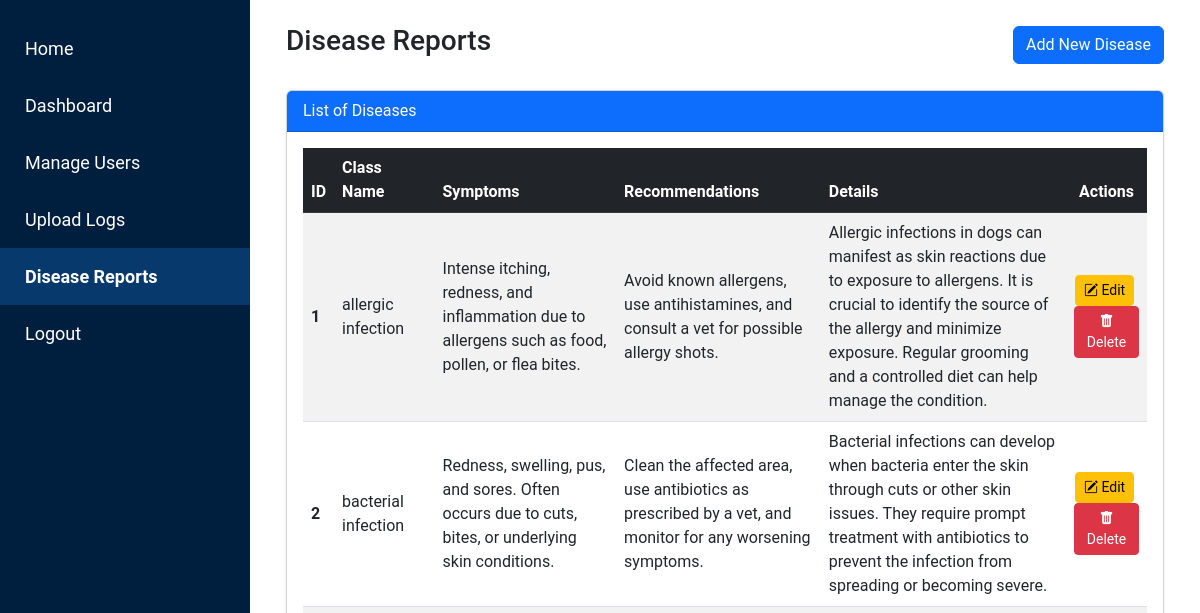
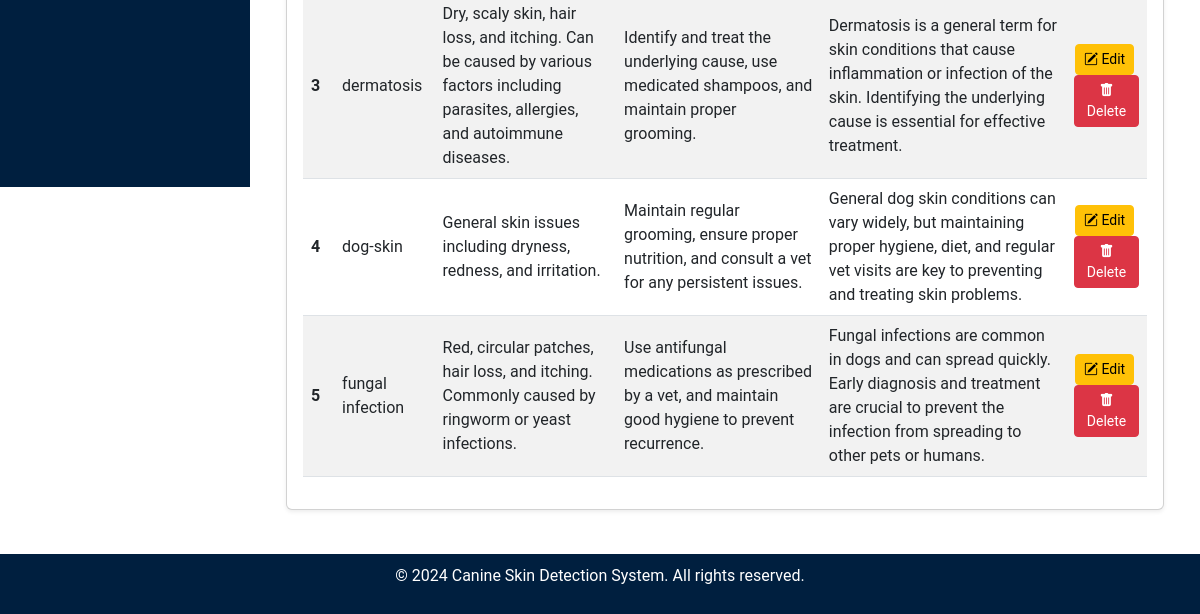
/admin/disease_reports, run on an earlier commit of the app's database (2 pictures, top to bottom).
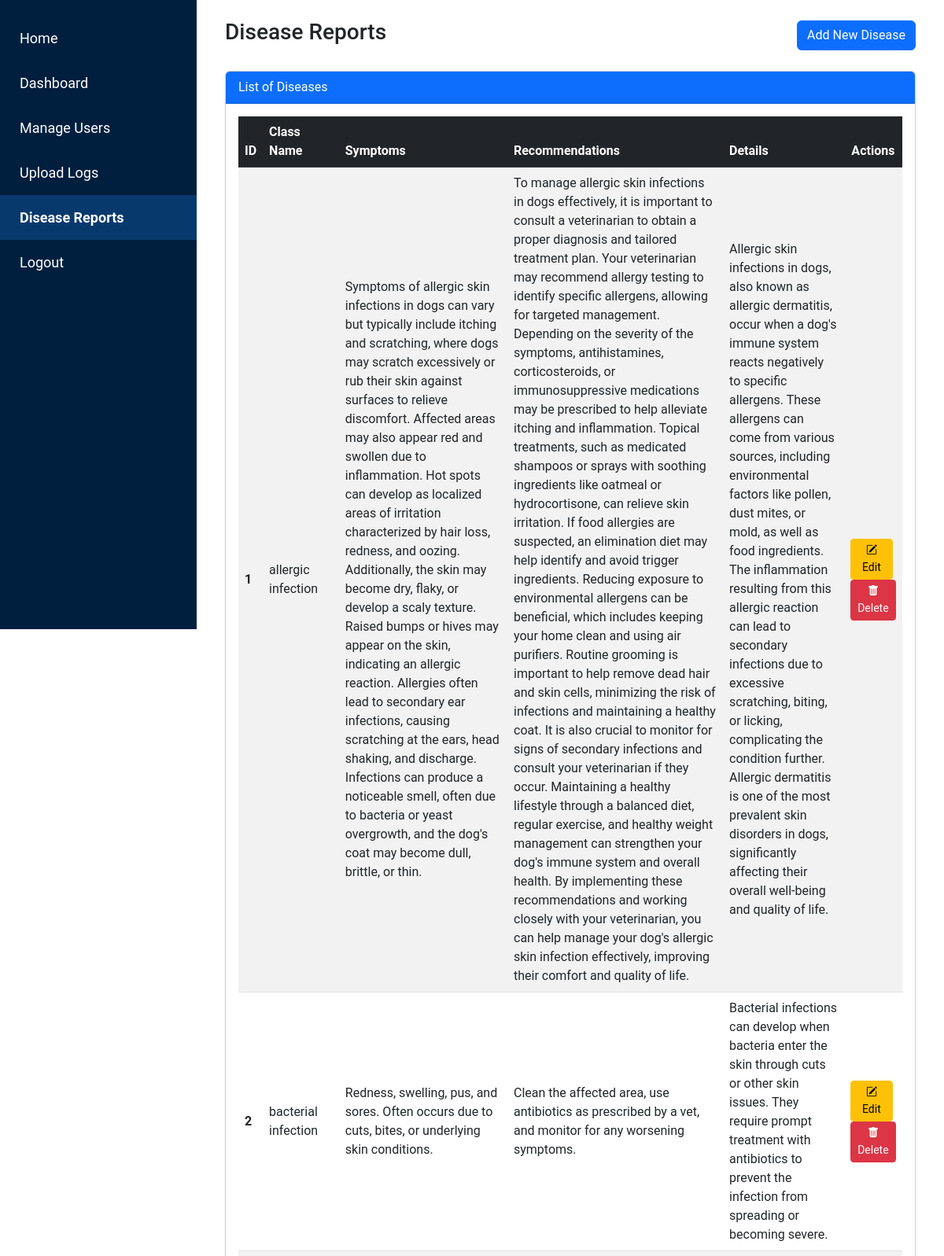
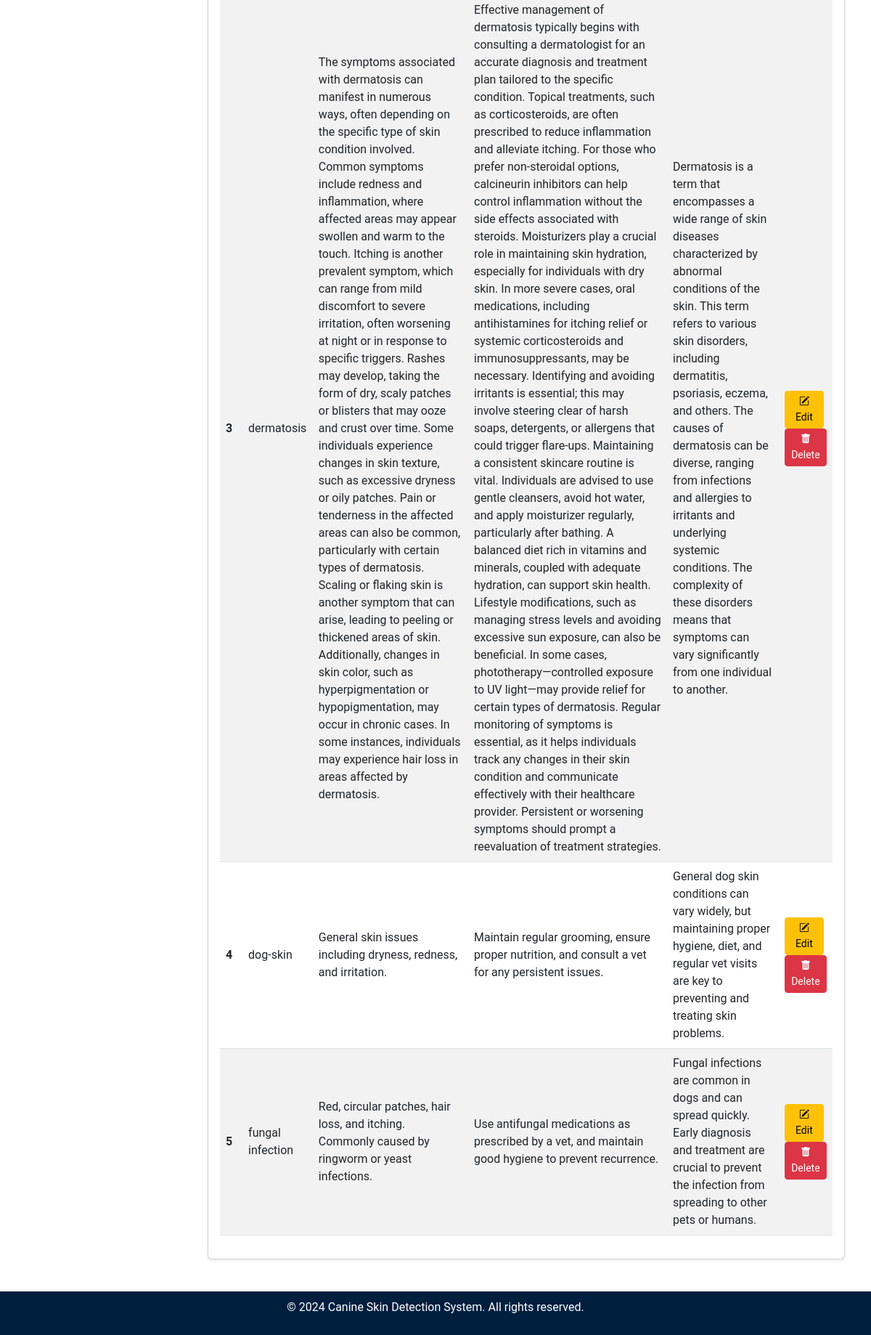
And on a later commit of the database (2 pictures, top to bottom).
### tables this page shows
CREATE TABLE diseases (
    disease_id INTEGER PRIMARY KEY AUTOINCREMENT,
    class_name TEXT UNIQUE NOT NULL,
    symptoms TEXT NOT NULL,
    recommendations TEXT NOT NULL,
    details TEXT NOT NULL
);

### admin.py (the view)
@admin.route('/disease_reports')
def disease_reports():
    conn = get_db_connection()
    diseases = conn.execute('SELECT * FROM diseases').fetchall()
    conn.close()
    return render_template('admin/disease_reports.html', diseases=diseases)

### db.py (called while the page is built)
def get_db_connection():
    conn = sqlite3.connect('site.db')
    conn.row_factory = sqlite3.Row  # Allows accessing rows as dictionaries
    return conn

### templates/admin/disease_reports.html (shortened to what this page needs)
<!DOCTYPE html>
<html lang="en">
<head>
    <link href="https://cdn.jsdelivr.net/npm/bootstrap@5.3.0-alpha1/dist/css/bootstrap.min.css" rel="stylesheet">
    <link rel="stylesheet" href="{{ url_for('static', filename='css/admin_styles.css') }}">
    <link href="https://cdnjs.cloudflare.com/ajax/libs/bootstrap-icons/1.8.1/font/bootstrap-icons.min.css" rel="stylesheet">
</head>
<body>
    {% include 'partials/admin_sidebar.html' %}
    <div class="content p-4">
        <div class="container-fluid">
            <div class="d-flex justify-content-between align-items-center mb-4">
                <h1 class="h3">Disease Reports</h1>
                <a href="{{ url_for('admin.add_disease') }}" class="btn btn-primary">Add New Disease</a>
            </div>
            <div class="card shadow-sm">
                <div class="card-header bg-primary text-white">
                    List of Diseases
                </div>
                <div class="card-body">
                    <table class="table table-hover table-striped align-middle">
                        <thead class="table-dark">
                            <tr>
                                <th scope="col">ID</th>
                                <th scope="col">Class Name</th>
                                <th scope="col">Symptoms</th>
                                <th scope="col">Recommendations</th>
                                <th scope="col">Details</th>
                                <th scope="col" class="text-center">Actions</th>
                            </tr>
                        </thead>
                        <tbody>
                            {% for disease in diseases %}
                            <tr>
                                <th scope="row">{{ disease.disease_id }}</th>
                                <td>{{ disease.class_name }}</td>
                                <td>{{ disease.symptoms }}</td>
                                <td>{{ disease.recommendations }}</td>
                                <td>{{ disease.details }}</td>
                                <td class="text-center">
                                    <a href="{{ url_for('admin.edit_disease', disease_id=disease.disease_id) }}" class="btn btn-sm btn-warning me-1" title="Edit Disease" data-bs-toggle="tooltip" data-bs-placement="top">
                                        <i class="bi bi-pencil-square"></i> Edit
                                    </a>
                                    <form action="{{ url_for('admin.delete_disease', disease_id=disease.disease_id) }}" method="POST" class="d-inline-block" onsubmit="return confirm('Are you sure you want to delete this disease?');">
                                        <button type="submit" class="btn btn-sm btn-danger" title="Delete Disease" data-bs-toggle="tooltip" data-bs-placement="top">
                                            <i class="bi bi-trash-fill"></i> Delete
                                        </button>
                                    </form>
                                </td>
                            </tr>
                            {% endfor %}
                        </tbody>
                    </table>
                </div>
            </div>
        </div>
    </div>
    {% include 'partials/footer_admin.html' %}
</body>
</html>

### templates/partials/admin_sidebar.html (shortened to what this page needs)
<div class="sidebar">
    <a href="{{ url_for('index') }}" class="{% if request.path == url_for('index') %}active{% endif %}">
         Home
    </a>
    <a href="{{ url_for('admin.admin_dashboard') }}" class="{% if request.path == url_for('admin.admin_dashboard') %}active{% endif %}">
         Dashboard
    </a>
    <a href="{{ url_for('admin.manage_users') }}" class="{% if request.path == url_for('admin.manage_users') %}active{% endif %}">
         Manage Users
    </a>
    <a href="{{ url_for('admin.upload_logs') }}" class="{% if request.path == url_for('admin.upload_logs') %}active{% endif %}">
         Upload Logs
    </a>
    <a href="{{ url_for('admin.disease_reports') }}" class="{% if request.path == url_for('admin.disease_reports') %}active{% endif %}">
         Disease Reports
    </a>
    <a href="{{ url_for('auth.logout') }}" class="{% if request.path == url_for('auth.logout') %}active{% endif %}">
         Logout
    </a>
</div>

### templates/partials/footer_admin.html
<footer class="mt-auto">
    <div class="container">
        <p>&copy; 2024 Canine Skin Detection System. All rights reserved.</p>
    </div>
</footer>

### static/css/admin_styles.css (style rules this page uses)
html,body { font-family: 'Roboto', sans-serif; height: 100%; margin: 0; }
.card { margin-bottom: 20px; }
.sidebar { height: 100vh; width: 250px; position: fixed; top: 0; left: 0; background-color: #001f3f; padding-top: 20px; }
.sidebar a { padding: 15px; text-decoration: none; font-size: 18px; color: white; display: block; }
.sidebar a.active { background-color: #08396d; color: white; font-weight: bold; }
.content { margin-left: 250px; padding: 20px; flex: 1; }
footer { background-color: #001f3f; color: white; padding: 10px 0; text-align: center; position: bottom; }
.card-body { position: relative; z-index: 1; }

What changed in the data, as far as the page shows it:
changed diseases "allergic infection": symptoms "Intense itching, redness, and inflammation due to allergens such as food, pollen, or flea bites." → "Symptoms of allergic skin infections in dogs can vary but typically include itching and scratching, where dogs may scratch excessively or rub their skin against surfaces to relieve discomfort. Affected areas may also appear red and swollen due to inflammation. Hot spots can develop as localized areas of irritation characterized by hair loss, redness, and oozing. Additionally, the skin may become dry, flaky, or develop a scaly texture. Raised bumps or hives may appear on the skin, indicating an allergic reaction. Allergies often lead to secondary ear infections, causing scratching at the ears, head shaking, and discharge. Infections can produce a noticeable smell, often due to bacteria or…"; recommendations "Avoid known allergens, use antihistamines, and consult a vet for possible allergy shots." → "To manage allergic skin infections in dogs effectively, it is important to consult a veterinarian to obtain a proper diagnosis and tailored treatment plan. Your veterinarian may recommend allergy testing to identify specific allergens, allowing for targeted management. Depending on the severity of the symptoms, antihistamines, corticosteroids, or immunosuppressive medications may be prescribed to help alleviate itching and inflammation. Topical treatments, such as medicated shampoos or sprays with soothing ingredients like oatmeal or hydrocortisone, can relieve skin irritation. If food allergies are suspected, an elimination diet may help identify and avoid trigger ingredients. Reducing…"; details "Allergic infections in dogs can manifest as skin reactions due to exposure to allergens. It is crucial to identify the source of the allergy and minimize exposure. Regular grooming and a controlled diet can help manage the condition." → "Allergic skin infections in dogs, also known as allergic dermatitis, occur when a dog's immune system reacts negatively to specific allergens. These allergens can come from various sources, including environmental factors like pollen, dust mites, or mold, as well as food ingredients. The inflammation resulting from this allergic reaction can lead to secondary infections due to excessive scratching, biting, or licking, complicating the condition further. Allergic dermatitis is one of the most prevalent skin disorders in dogs, significantly affecting their overall well-being and quality of life."
changed diseases "dermatosis": symptoms "Dry, scaly skin, hair loss, and itching. Can be caused by various factors including parasites, allergies, and autoimmune diseases." → "The symptoms associated with dermatosis can manifest in numerous ways, often depending on the specific type of skin condition involved. Common symptoms include redness and inflammation, where affected areas may appear swollen and warm to the touch. Itching is another prevalent symptom, which can range from mild discomfort to severe irritation, often worsening at night or in response to specific triggers. Rashes may develop, taking the form of dry, scaly patches or blisters that may ooze and crust over time. Some individuals experience changes in skin texture, such as excessive dryness or oily patches. Pain or tenderness in the affected areas can also be common, particularly with certain…"; recommendations "Identify and treat the underlying cause, use medicated shampoos, and maintain proper grooming." → "Effective management of dermatosis typically begins with consulting a dermatologist for an accurate diagnosis and treatment plan tailored to the specific condition. Topical treatments, such as corticosteroids, are often prescribed to reduce inflammation and alleviate itching. For those who prefer non-steroidal options, calcineurin inhibitors can help control inflammation without the side effects associated with steroids. Moisturizers play a crucial role in maintaining skin hydration, especially for individuals with dry skin. In more severe cases, oral medications, including antihistamines for itching relief or systemic corticosteroids and immunosuppressants, may be necessary. Identifying…"; details "Dermatosis is a general term for skin conditions that cause inflammation or infection of the skin. Identifying the underlying cause is essential for effective treatment." → "Dermatosis is a term that encompasses a wide range of skin diseases characterized by abnormal conditions of the skin. This term refers to various skin disorders, including dermatitis, psoriasis, eczema, and others. The causes of dermatosis can be diverse, ranging from infections and allergies to irritants and underlying systemic conditions. The complexity of these disorders means that symptoms can vary significantly from one individual to another."
